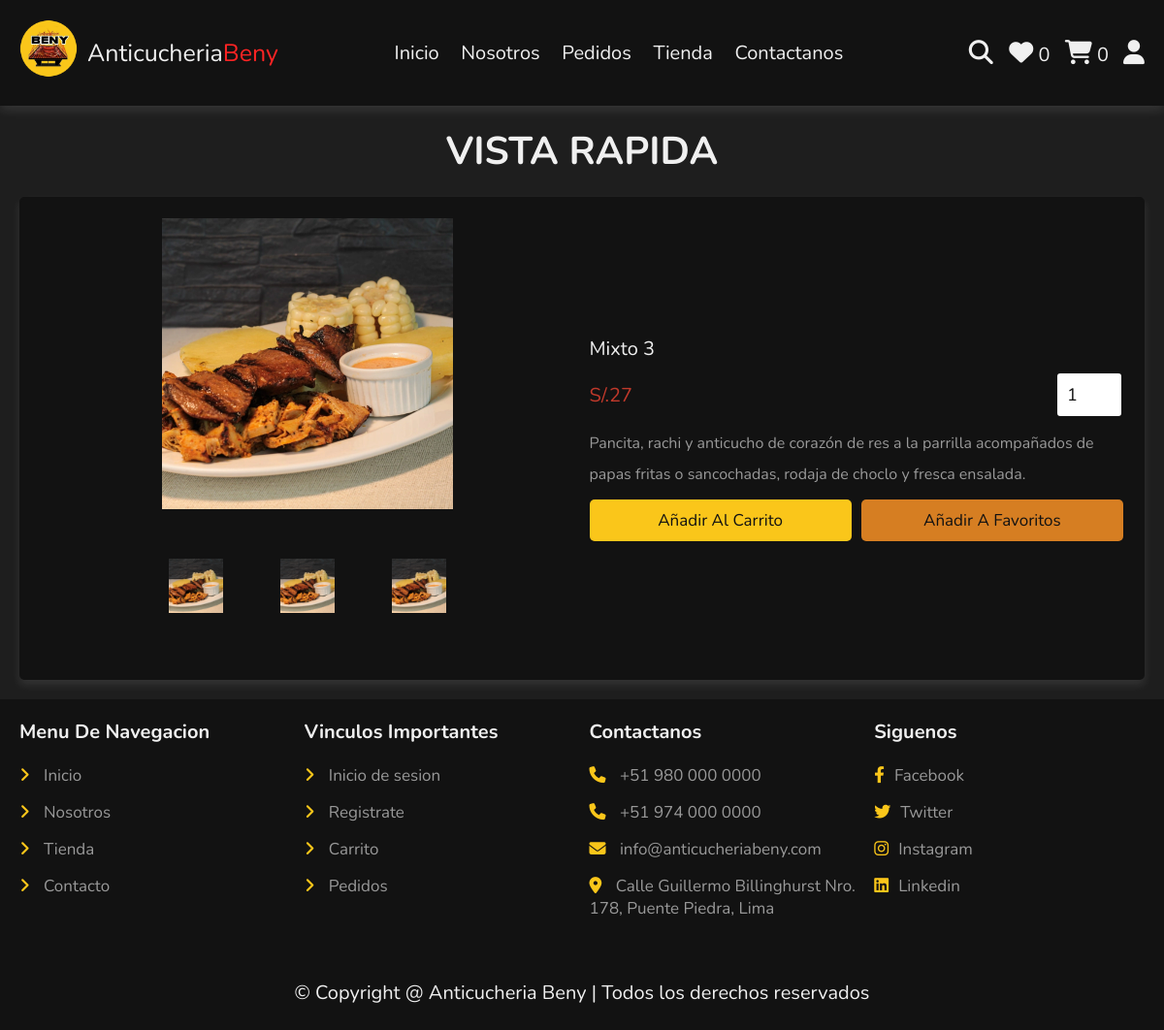
The page /quick_view.php?pid=1 on the database its author committed.
### tables this page shows
CREATE TABLE `products` (
  `id` int(11) NOT NULL,
  `name` varchar(100) NOT NULL,
  `details` varchar(500) NOT NULL,
  `price` int(11) NOT NULL,
  `image_01` varchar(100) NOT NULL,
  `image_02` varchar(100) NOT NULL,
  `image_03` varchar(100) NOT NULL
);

### quick_view.php (the view, shortened to what this page needs)
<?php
include 'components/connect.php';
?>
<!DOCTYPE html>
<html lang="en">
<head>
   <link rel="stylesheet" href="https://cdnjs.cloudflare.com/ajax/libs/font-awesome/6.1.1/css/all.min.css">
   <link rel="stylesheet" href="css/style.css">
</head>
<body>
<?php include 'components/user_header.php'; ?>
<section class="quick-view">
   <h1 class="heading">Vista Rapida</h1>
   <?php
     $pid = $_GET['pid'];
     $select_products = $conn->prepare("SELECT * FROM `products` WHERE id = ?");
     $select_products->execute([$pid]);
     if($select_products->rowCount() > 0){
      while($fetch_product = $select_products->fetch(PDO::FETCH_ASSOC)){
   ?>
   <form action="" method="post" class="box">
      <div class="row">
         <div class="image-container">
            <div class="main-image">
               <img src="uploaded_img/<?= $fetch_product['image_01']; ?>" alt="">
            </div>
            <div class="sub-image">
               <img src="uploaded_img/<?= $fetch_product['image_01']; ?>" alt="">
               <img src="uploaded_img/<?= $fetch_product['image_02']; ?>" alt="">
               <img src="uploaded_img/<?= $fetch_product['image_03']; ?>" alt="">
            </div>
         </div>
         <div class="content">
            <div class="name"><?= $fetch_product['name']; ?></div>
            <div class="flex">
               <div class="price"><span>S/.</span><?= $fetch_product['price']; ?><span> </span></div>
               <input type="number" name="qty" class="qty" min="1" max="99" onkeypress="if(this.value.length == 2) return false;" value="1">
            </div>
            <div class="details"><?= $fetch_product['details']; ?></div>
            <div class="flex-btn">
               <input type="submit" value="Añadir al carrito" class="btn" name="add_to_cart">
               <input class="option-btn" type="submit" name="add_to_wishlist" value="Añadir a favoritos">
            </div>
         </div>
      </div>
   </form>
   <?php
      }
   }else{
      echo '<p class="empty">¡Aún no hay productos añadidos!</p>';
   }
   ?>
</section>
<?php include 'components/footer.php'; ?>
</body>
</html>

### css/style.css (style rules this page uses)
:root { --main-color: #fac61a; --orange: #d67e22; --red: #c0392b; --black: #f0f0f0; --white: #121212; --light-color: #999; --light-bg: #1e1e1e; --anticuchera-beny: #ff2424; --border: .2rem solid var(--white); --box-shadow: 0 .5rem 1rem rgba(255, 255, 255, .1); --navbar: #fac61a; }
* { font-family: 'Nunito', sans-serif; margin:0; padding:0; box-sizing: border-box; outline: none; border:none; text-decoration: none; }
html { font-size: 62.5%; overflow-x: hidden; }
body { background-color: var(--light-bg); }
section { padding:2rem; max-width: 1200px; margin:0 auto; }
.heading { font-size: 4rem; color:var(--black); margin-bottom: 2rem; text-align: center; text-transform: uppercase; }
.btn, .delete-btn, .option-btn { display: block; width: 100%; margin-top: 1rem; border-radius: .5rem; padding:1rem 3rem; font-size: 1.7rem; text-transform: capitalize; color:var(--white); cursor: pointer; text-align: center; }
.btn { background-color: var(--main-color); }
.option-btn { background-color: var(--orange); }
.flex-btn { display: flex; gap:1rem; }
.quick-view form { padding:2rem; border-radius: .5rem; border:var(--border); background-color: var(--white); box-shadow: var(--box-shadow); margin-top: 1rem; }
.quick-view form .row { display: flex; align-items: center; gap:1.5rem; flex-wrap: wrap; }
.quick-view form .row .image-container { margin-bottom: 2rem; flex:1 1 40rem; }
.quick-view form .row .image-container .main-image img { height: 30rem; width: 100%; object-fit: contain; }
.quick-view form .row .image-container .sub-image { display: flex; gap:1.5rem; justify-content: center; margin-top: 2rem; }
.quick-view form .row .image-container .sub-image img { height: 7rem; width: 10rem; object-fit: contain; padding:.5rem; border:var(--border); cursor: pointer; transition: .2s linear; }
.quick-view form img { width: 100%; height: 20rem; object-fit: contain; margin-bottom: 2rem; }
.quick-view form .row .content { flex:1 1 40rem; }
.quick-view form .row .content .name { font-size: 2rem; color:var(--black); }
.quick-view form .row .flex { display: flex; align-items: center; justify-content: space-between; gap:1rem; margin:1rem 0; }
.quick-view form .row .flex .qty { width: 7rem; padding:1rem; border:var(--border); font-size: 1.8rem; color:var(--white); border-radius: .5rem; }
.quick-view form .row .flex .price { font-size: 2rem; color:var(--red); }
.quick-view form .row .content .details { font-size: 1.6rem; color:var(--light-color); line-height: 2; }

### rows shown on the page
products: image_01 (picture), image_02 (picture), image_03 (picture), name "Mixto 3", price "27", details "Pancita, rachi y anticucho de corazón de res a la parrilla acompañados de papas fritas o sancochadas, rodaja de choclo y fresca ensalada."

### other values the page prints
$total_wishlist_counts "0"
$total_cart_counts "0"
